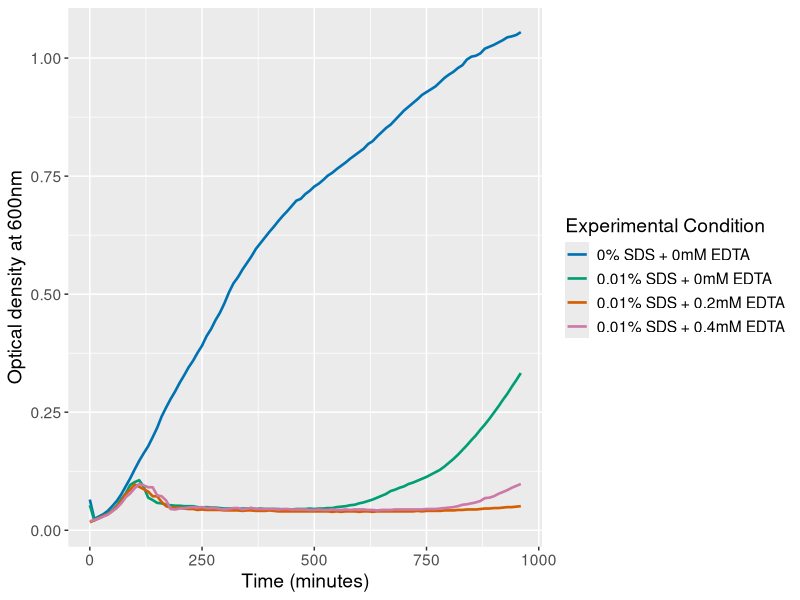

Recreate this plot in R.
### supplemental growth curve - Tropini + BrkA

#install and load necessary packages
#install.packages('tidyverse') #uncomment if not installed

library(tidyverse)

#set up plot aesthetics - keep consistent across plots
x_order <- c("PC", "E0", "E2", "E4")
x_names <- c("0% SDS + 0mM EDTA", "0.01% SDS + 0mM EDTA", "0.01% SDS + 0.2mM EDTA", "0.01% SDS + 0.4mM EDTA")
colours <-c("#0072B2", "#009E73", "#D55E00", "#CC79A7")

#read data
tropinibrka <- read_csv('supp_TropiniBrkA/all growth curves - TropiniBrkA.csv')

#calculate technical replicate averages to get biological replicates
tropinibrka_bioreps <- tropinibrka |>
  group_by(time) |>
  summarize(PC1 = mean(PC1.1:PC1.3),
            PC2 = mean(PC2.1:PC2.2),
            PC3 = mean(PC3.1:PC3.2),
            E0.1 = mean(E0.1.1:E0.1.3),
            E0.2 = mean(E0.2.1:E0.2.2),
            E0.3 = mean(E0.3.1:E0.3.2),
            E2.1 = mean(E2.1.1:E2.1.3),
            E2.2 = mean(E2.2.1:E2.2.2),
            E2.3 = mean(E2.3.1:E2.3.2),
            E4.1 = mean(E4.1.1:E4.1.3),
            E4.2 = mean(E4.2.1:E4.2.2),
            E4.3 = mean(E4.3.1:E4.3.2))

#calculate biological replicate averages
tropinibrka_avg <- tropinibrka_bioreps |>
  group_by(time) |>
  summarize(PC = mean(PC1:PC3),
            E0 = mean(E0.1:E0.3),
            E2 = mean(E2.1:E2.3),
            E4 = mean(E4.1:E4.3)) |>
  gather(conc, od, -time) |>
  add_column(n = c(1:388)) #make column with unrepeated values for full_join to work

#calculate standard deviations
tropinibrka_sd <- tropinibrka_bioreps |>
  group_by(time) |>
  summarize(PC_sd = sd(c_across(PC1:PC3)),
            E0_sd = sd(c_across(E0.1:E0.3)),
            E2_sd = sd(c_across(E2.1:E2.3)),
            E4_sd = sd(c_across(E4.1:E4.3))) |>
  gather(conc_sd, sd, -time) |>
  add_column(n = c(1:388)) #make column with unrepeated values for full_join to work

#join od and sd and make clean dataframe
tropinibrka_clean <- full_join(tropinibrka_avg, tropinibrka_sd) |>
  select(!(n:conc_sd))

#reorder data by EDTA concentration condition
tropinibrka_clean$conc <- factor(tropinibrka_clean$conc, levels = x_order)

#plot growth curves
growth_curve_tropinibrka <- ggplot(tropinibrka_clean) +
  geom_line(aes(x = time, y = od, colour = conc), linewidth = 0.9) +
  xlab('Time (minutes)') +
  ylab('Optical density at 600nm') +
  labs(colour = 'Experimental Condition') +
  theme(text=element_text(size=14)) +
  scale_colour_discrete(type = colours,
                        labels = x_names)
growth_curve_tropinibrka
